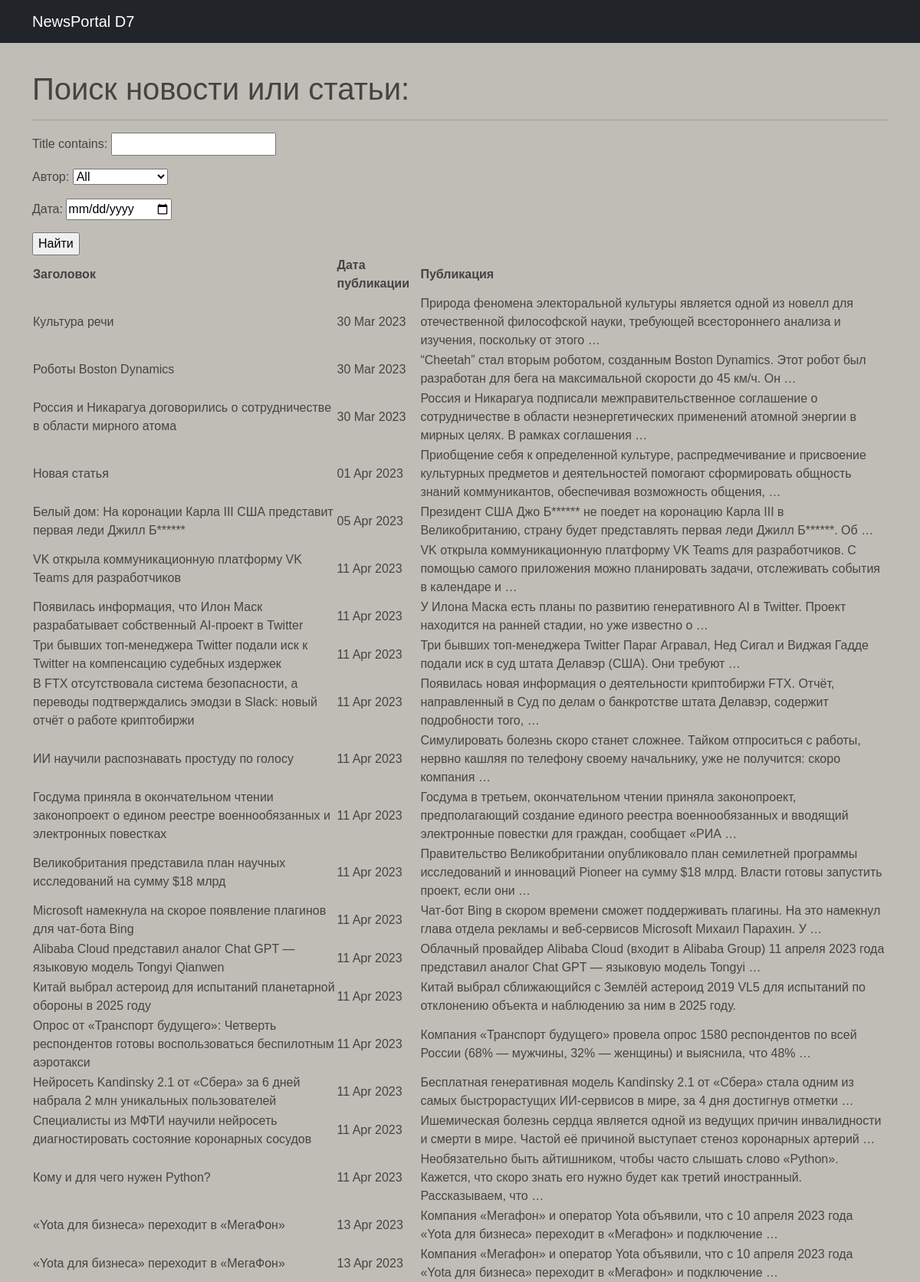
The app's page /news/search/ (upper part) with its own data.
### news/models.py (models this page shows, shortened)
class Post(models.Model):
    author = models.ForeignKey(Author, on_delete=models.CASCADE)
    view = models.CharField(max_length=2, choices=OPTIONS_POST)
    time_in = models.DateTimeField(auto_now_add=True)
    categories = models.ManyToManyField(Category, through='PostCategory')
    title = models.CharField(max_length=150)
    text = models.TextField()
    rating_post = models.IntegerField(default=0)

### news/views.py (the view)
# urls.py: path('search/', PostSearch.as_view(), name='post_search'),
class PostSearch(ListView):
    model = Post
    template_name = 'post_search.html'
    context_object_name = 'posts'
    def get_queryset(self):
        queryset = super().get_queryset()
        self.filterset = PostFilter(self.request.GET, queryset)
        return self.filterset.qs
    def get_context_data(self, **kwargs):
        context = super().get_context_data(**kwargs)
        context['filterset'] = self.filterset
        return context

### news/templatetags/custom_filters.py (called while the page is built)
@register.filter()
def censor(word):
    if isinstance(word, str):
        for i in word.split():
            if i.capitalize() in cens_words:
                word = word.replace(i, i[0] + '*' * len(i))
    else:
        raise ValueError('custom_filters -> censor -> A string is expected, but a different data type has been entered')
    return word

### templates/post_search.html (shortened to what this page needs)
{% extends 'flatpages/default.html' %}
{% load custom_filters %}
{% load custom_tags %}
{% block content %}
<h1>Поиск новости или статьи:</h1>
<hr>
<form action="" method="get">
    {{ filterset.form.as_p }}
    <input type="submit" value="Найти" />
</form>
    {% if posts %}
        <table>
            <tr>
                <td><b>Заголовок</b></td>
                <td><b>Дата публикации</b></td>
                <td><b>Публикация</b></td>
            </tr>
            {% for post in posts %}
            <tr>
                <td>{{ post.title|censor }}</td>
                <td>{{ post.time_in|date:'d M Y' }}</td>
                <td>{{ post.text|truncatewords:20|censor }}</td>
            </tr>
            {% endfor %}
        </table>
    {% else %}
        <h2>Новостей нет!</h2>
    {% endif %}
{% endblock content %}

### records on screen
Post: title|censor "Культура речи", time_in "30 Mar 2023", text|censor "Природа феномена электоральной культуры является одной из новелл для отечественной философской науки, требующей всестороннего анализа и изучения, поскольку от этого …"
Post: title|censor "Роботы Boston Dynamics", time_in "30 Mar 2023", text|censor "“Cheetah” стал вторым роботом, созданным Boston Dynamics. Этот робот был разработан для бега на максимальной скорости до 45 км/ч. Он …"
Post: title|censor "Россия и Никарагуа договорились о сотрудничестве в области мирного атома", time_in "30 Mar 2023", text|censor "Россия и Никарагуа подписали межправительственное соглашение о сотрудничестве в области неэнергетических применений атомной энергии в мирных целях. В рамках соглашения …"
Post: title|censor "Новая статья", time_in "01 Apr 2023", text|censor "Приобщение себя к определенной культуре, распредмечивание и присвоение культурных предметов и деятельностей помогают сформировать общность знаний коммуникантов, обеспечивая возможность общения, …"
Post: title|censor "Белый дом: На коронации Карла III США представит первая леди Джилл Б******", time_in "05 Apr 2023", text|censor "Президент США Джо Б****** не поедет на коронацию Карла III в Великобританию, страну будет представлять первая леди Джилл Б******. Об …"
Post: title|censor "VK открыла коммуникационную платформу VK Teams для разработчиков", time_in "11 Apr 2023", text|censor "VK открыла коммуникационную платформу VK Teams для разработчиков. С помощью самого приложения можно планировать задачи, отслеживать события в календаре и …"
Post: title|censor "Появилась информация, что Илон Маск разрабатывает собственный AI-проект в Twitter", time_in "11 Apr 2023", text|censor "У Илона Маска есть планы по развитию генеративного AI в Twitter. Проект находится на ранней стадии, но уже известно о …"
Post: title|censor "Три бывших топ-менеджера Twitter подали иск к Twitter на компенсацию судебных издержек", time_in "11 Apr 2023", text|censor "Три бывших топ-менеджера Twitter Параг Агравал, Нед Сигал и Виджая Гадде подали иск в суд штата Делавэр (США). Они требуют …"
Post: title|censor "В FTX отсутствовала система безопасности, а переводы подтверждались эмодзи в Slack: новый отчёт о работе криптобиржи", time_in "11 Apr 2023", text|censor "Появилась новая информация о деятельности криптобиржи FTX. Отчёт, направленный в Суд по делам о банкротстве штата Делавэр, содержит подробности того, …"
Post: title|censor "ИИ научили распознавать простуду по голосу", time_in "11 Apr 2023", text|censor "Симулировать болезнь скоро станет сложнее. Тайком отпроситься с работы, нервно кашляя по телефону своему начальнику, уже не получится: скоро компания …"
Post: title|censor "Госдума приняла в окончательном чтении законопроект о едином реестре военнообязанных и электронных повестках", time_in "11 Apr 2023", text|censor "Госдума в третьем, окончательном чтении приняла законопроект, предполагающий создание единого реестра военнообязанных и вводящий электронные повестки для граждан, сообщает «РИА …"
Post: title|censor "Великобритания представила план научных исследований на сумму $18 млрд", time_in "11 Apr 2023", text|censor "Правительство Великобритании опубликовало план семилетней программы исследований и инноваций Pioneer на сумму $18 млрд. Власти готовы запустить проект, если они …"
Post: title|censor "Microsoft намекнула на скорое появление плагинов для чат-бота Bing", time_in "11 Apr 2023", text|censor "Чат-бот Bing в скором времени сможет поддерживать плагины. На это намекнул глава отдела рекламы и веб-сервисов Microsoft Михаил Парахин. У …"
Post: title|censor "Alibaba Cloud представил аналог Chat GPT — языковую модель Tongyi Qianwen", time_in "11 Apr 2023", text|censor "Облачный провайдер Alibaba Cloud (входит в Alibaba Group) 11 апреля 2023 года представил аналог Chat GPT — языковую модель Tongyi …"
Post: title|censor "Китай выбрал астероид для испытаний планетарной обороны в 2025 году", time_in "11 Apr 2023", text|censor "Китай выбрал сближающийся с Землёй астероид 2019 VL5 для испытаний по отклонению объекта и наблюдению за ним в 2025 году."
Post: title|censor "Опрос от «Транспорт будущего»: Четверть респондентов готовы воспользоваться беспилотным аэротакси", time_in "11 Apr 2023", text|censor "Компания «Транспорт будущего» провела опрос 1580 респондентов по всей России (68% — мужчины, 32% — женщины) и выяснила, что 48% …"
Post: title|censor "Нейросеть Kandinsky 2.1 от «Сбера» за 6 дней набрала 2 млн уникальных пользователей", time_in "11 Apr 2023", text|censor "Бесплатная генеративная модель Kandinsky 2.1 от «Сбера» стала одним из самых быстрорастущих ИИ-сервисов в мире, за 4 дня достигнув отметки …"
Post: title|censor "Специалисты из МФТИ научили нейросеть диагностировать состояние коронарных сосудов", time_in "11 Apr 2023", text|censor "Ишемическая болезнь сердца является одной из ведущих причин инвалидности и смерти в мире. Частой её причиной выступает стеноз коронарных артерий …"
Post: title|censor "Кому и для чего нужен Python?", time_in "11 Apr 2023", text|censor "Необязательно быть айтишником, чтобы часто слышать слово «Python». Кажется, что скоро знать его нужно будет как третий иностранный. Рассказываем, что …"
Post: title|censor "«Yota для бизнеса» переходит в «МегаФон»", time_in "13 Apr 2023", text|censor "Компания «Мегафон» и оператор Yota объявили, что с 10 апреля 2023 года «Yota для бизнеса» переходит в «Мегафон» и подключение …"
Post: title|censor "«Yota для бизнеса» переходит в «МегаФон»", time_in "13 Apr 2023", text|censor "Компания «Мегафон» и оператор Yota объявили, что с 10 апреля 2023 года «Yota для бизнеса» переходит в «Мегафон» и подключение …"
